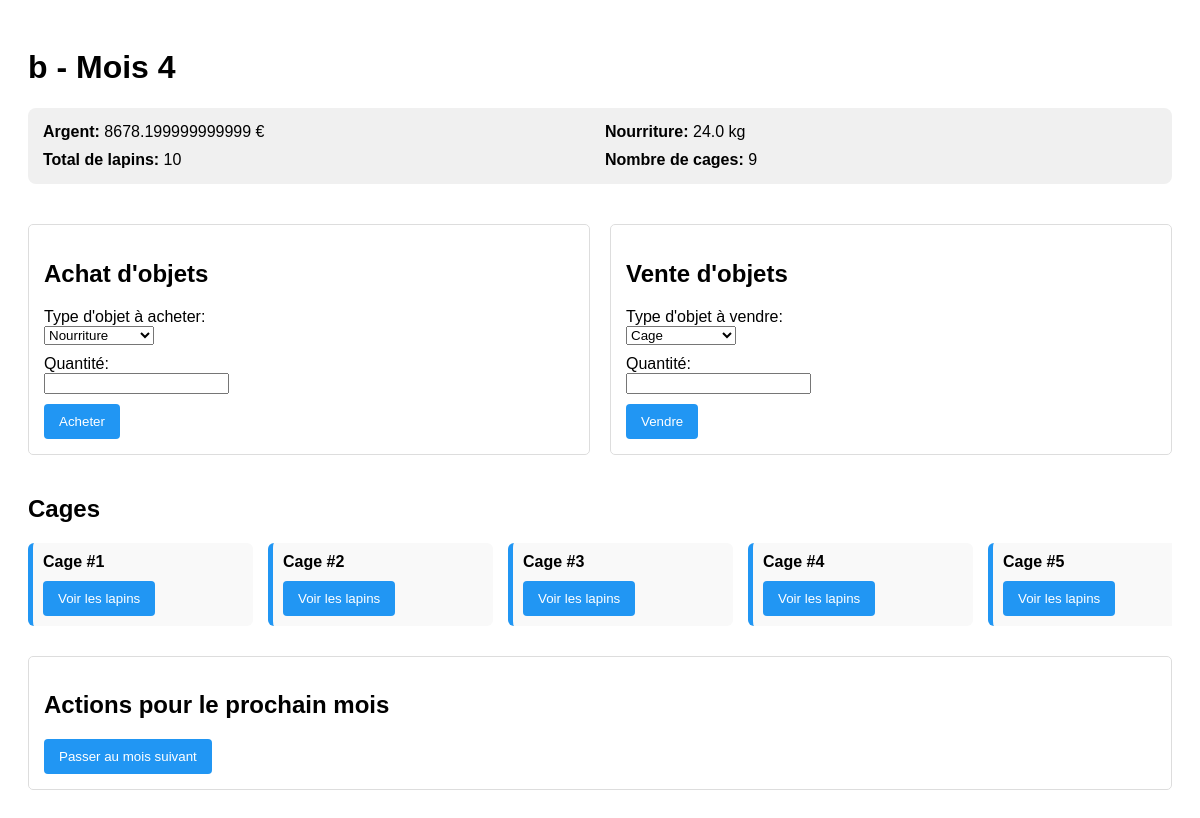
The app's page /jeu/rearing/b/, older data.
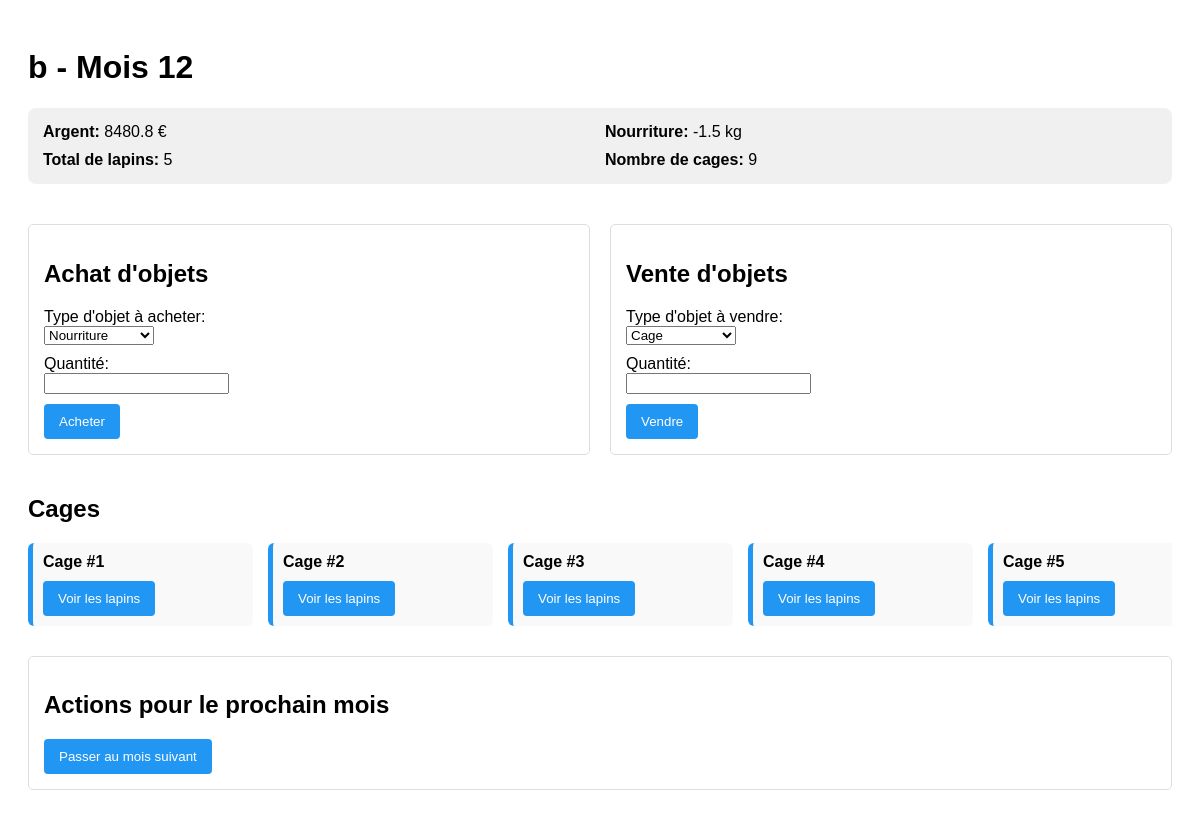
The same page, newer data.
### jeu/models.py (models this page shows)
class Rearing(models.Model):
    rearing_name = models.CharField(max_length=20, unique=True)  # Ajoutez unique=True
    money = models.FloatField()
    global_food = models.FloatField()
    game = models.ForeignKey(Game, on_delete=models.CASCADE)  #sers à renvoyer à un utilisateur
    current_money = models.FloatField(default=0)
    current_food = models.FloatField(default=0)
    def total_rabbits(self):
        return Rabbit.objects.filter(cage__rearing=self).count()
    def total_cages(self):
        return Cage.objects.filter(rearing=self).count()

class Game(models.Model):
    current_turn = models.IntegerField(default=1)

class Cage(models.Model):
    cost = models.FloatField(default=100.0)  # cout par défaut de la cage
    rearing = models.ForeignKey(Rearing, on_delete=models.CASCADE, related_name='cages')

### jeu/views.py (the view, shortened to what this page needs)
# urls.py: path('rearing/<str:rearing_name>/', views.rearing_dashboard, name='rearing_dashboard'),
def rearing_dashboard(request, rearing_name):
    rearing = get_object_or_404(Rearing, rearing_name=rearing_name)
    buy_form = BuyItemForm()
    sell_form = SellItemForm()
    if request.method == 'GET':
        return render(request, 'jeu/dashboard.html', {
            'rearing': rearing,
            'buy_form': buy_form,
            'sell_form': sell_form,
        })

### jeu/forms.py
class BuyItemForm(forms.Form):
    ITEM_CHOICES_BUY = [
        ('food', 'Nourriture'),
        ('cage', 'Cage'),
        ('baby', 'Bébé lapin'),
        ('young', 'Jeune lapin'),
        ('male', 'Mâle adulte'),
        ('female', 'Femelle adulte'),
    ]
    item_type = forms.ChoiceField(choices=ITEM_CHOICES_BUY, label="Type d'objet à acheter")
    quantity = forms.IntegerField(min_value=1, label="Quantité")

class SellItemForm(forms.Form):
    ITEM_CHOICES_SELL = [
        ('cage', 'Cage'),
        ('male', 'Mâle adulte'),
        ('female', 'Femelle adulte'),
    ]
    item_type = forms.ChoiceField(choices=ITEM_CHOICES_SELL, label="Type d'objet à vendre")
    quantity = forms.IntegerField(min_value=1, label="Quantité")

### jeu/templates/jeu/dashboard.html (shortened to what this page needs)
<!DOCTYPE html>
<html lang="fr">
<head>
</head>
<body>
    <h1>{{ rearing.rearing_name }} - Mois {{ rearing.game.current_turn }}</h1>
    <div class="resources">
        <div><strong>Argent:</strong> {{ rearing.current_money }} €</div>
        <div><strong>Nourriture:</strong> {{ rearing.current_food }} kg</div>
        <div><strong>Total de lapins:</strong> {{ rearing.total_rabbits }}</div>
        <div><strong>Nombre de cages:</strong> {{ rearing.total_cages }}</div>
    </div>
    <div style="display: flex; gap: 20px;">
        <form method="post" class="action-form" style="flex: 1;">
            <h2>Achat d'objets</h2>
            <div class="form-group">
                {{ buy_form.item_type.label_tag }}<br>
                {{ buy_form.item_type }}
            </div>
            <div class="form-group">
                {{ buy_form.quantity.label_tag }}<br>
                {{ buy_form.quantity }}
            </div>
            <button type="submit" class="btn">Acheter</button>
        </form>
        <form method="post" class="action-form" style="flex: 1;">
            <h2>Vente d'objets</h2>
            <div class="form-group">
                {{ sell_form.item_type.label_tag }}<br>
                {{ sell_form.item_type }}
            </div>
            <div class="form-group">
                {{ sell_form.quantity.label_tag }}<br>
                {{ sell_form.quantity }}
            </div>
            <button type="submit" class="btn">Vendre</button>
        </form>
    </div>
    <h2>Cages</h2>
    <div class="cages-container">
        {% for cage in rearing.cages.all %}
            <div class="cage-card">
                <strong>Cage #{{ forloop.counter }}</strong><br>
                <button type="button" onclick="toggleLapins({{ forloop.counter }})" class="btn" style="margin-top: 10px;">Voir les lapins</button>
            </div>
        {% empty %}
            <p>Aucune cage disponible.</p>
        {% endfor %}
    </div>
    <form method="post" action="{% url 'jeu:rearing_dashboard' rearing_name=rearing.rearing_name %}" class="action-form">
        <h2>Actions pour le prochain mois</h2>
        <button type="submit" class="btn">Passer au mois suivant</button>
    </form>
</body>
</html>

### jeu/templates/jeu/dashboard.html (style rules this page uses)
body { font-family: Arial, sans-serif; padding: 20px; }
.action-form { border: 1px solid #ddd; padding: 15px; margin: 20px 0; border-radius: 5px; }
.form-group { margin-bottom: 10px; }
.btn { padding: 10px 15px; background-color: #2196F3; color: white; border: none; border-radius: 4px; cursor: pointer; }
.resources { display: grid; grid-template-columns: repeat(2, 1fr); gap: 10px; margin: 20px 0; background-color: #f0f0f0; padding: 15px; border-radius: 8px; }
.cages-container { display: flex; overflow-x: auto; gap: 15px; padding-bottom: 10px; }
.cage-card { flex: 0 0 auto; min-width: 200px; background-color: #f9f9f9; border-left: 5px solid #2196F3; padding: 10px; border-radius: 6px; }

Row changes from the older to the newer data that the page shows:
changed Rearing: game.current_turn "4" → "12"; current_money "8678.199999999999" → "8480.8"; current_food "24.0" → "-1.5"; total_rabbits "10" → "5"
